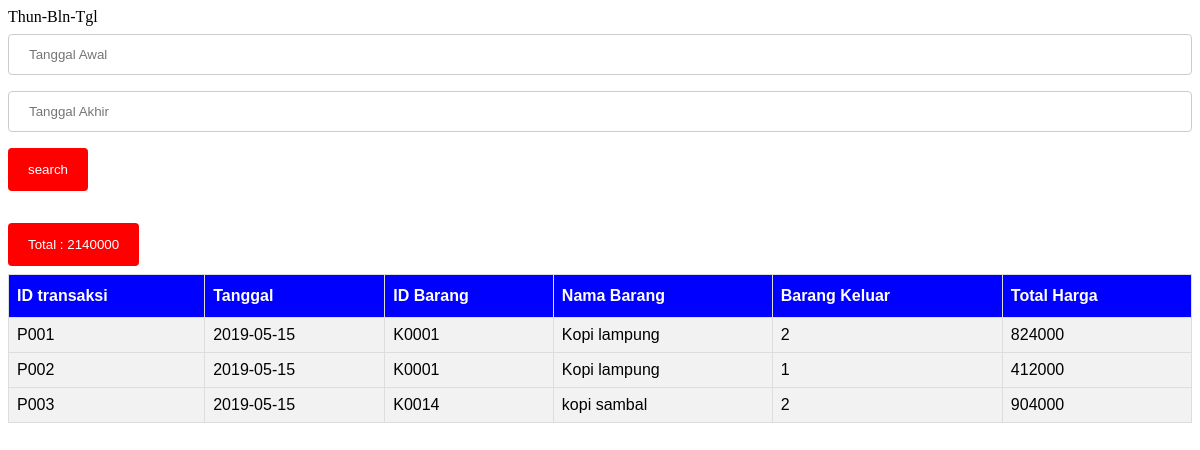
The page /halaman/laporanB.php on the database its author committed.
### tables this page shows
CREATE TABLE `tb_transaksi_jual` (
  `id_jual` char(20) NOT NULL,
  `tanggal` date NOT NULL,
  `id_barang` char(20) NOT NULL,
  `nama_barang` varchar(225) NOT NULL,
  `brg_keluar` int(225) NOT NULL
);

CREATE TABLE `barang` (
  `id_barang` char(20) NOT NULL,
  `nama` varchar(225) NOT NULL,
  `jenis` varchar(225) NOT NULL,
  `stok` int(225) NOT NULL,
  `harga` int(20) NOT NULL,
  `gambar` varchar(225) NOT NULL
);

### halaman/laporanB.php (the view, shortened to what this page needs)
<link rel="stylesheet" type="text/css" href="../css/styleTable.css">
<label>Thun-Bln-Tgl</label>
<form method="post">
 <input type="text" name="search1" placeholder="Tanggal Awal">
 <input type="text" name="search2" placeholder="Tanggal Akhir">
 <input type="submit" name="submit" value="search">
 </form>
 <?php
include "koneksi.php";
if (isset($_POST['submit'])) {
$tgl1 = $_POST['search1'];
 $tgl2 = $_POST['search2'];
$qu = mysqli_query($koneksi, "SELECT SUM(brg_keluar), SUM((harga + harga_jual)* brg_keluar) AS Total
FROM barang Y
JOIN tb_harga X ON Y.id_barang = X.id_barang
JOIN tb_transaksi_jual Z ON Y.id_barang = Z.id_barang
WHERE tanggal BETWEEN '$tgl1' AND '$tgl2'");
}else{
  $qu = mysqli_query($koneksi, "SELECT SUM(brg_keluar), SUM((harga + harga_jual) * brg_keluar) AS Total
FROM barang Y
JOIN tb_harga X ON Y.id_barang = X.id_barang
JOIN tb_transaksi_jual Z ON Y.id_barang = Z.id_barang");
}
while ($dat = mysqli_fetch_array($qu)) {
?>
<input type="submit" name="total" value="Total : <?php echo $dat['Total']; ?>" readonly>
<?php }
?>
<table id="customers">
 <tr>
  <th>ID transaksi</th>
  <th>Tanggal</th>
  <th>ID Barang</th>
  <th>Nama Barang</th>
  <th>Barang Keluar</th>
  <th>Total Harga</th>
 </tr>
<?php
 include 'koneksi.php';
 if (isset($_POST['submit'])) {
 $tgl1 = $_POST['search1'];
 $tgl2 = $_POST['search2'];
 $query = "SELECT Z.id_jual, tanggal, Y.id_barang, nama_barang, brg_keluar, (harga + harga_jual) * brg_keluar AS Total FROM barang Y
JOIN tb_harga X ON Y.id_barang = X.id_barang JOIN tb_transaksi_jual Z ON Y.id_barang = Z.id_barang WHERE tanggal BETWEEN '$tgl1' AND '$tgl2'";
}else{
  $query = "SELECT Z.id_jual, tanggal, Y.id_barang, nama_barang, brg_keluar, (harga + harga_jual) * brg_keluar AS Total FROM barang Y
JOIN tb_harga X ON Y.id_barang = X.id_barang JOIN tb_transaksi_jual Z ON Y.id_barang = Z.id_barang";
}
 $result = mysqli_query($koneksi, $query);
 while($data = mysqli_fetch_array($result)) {
  echo "<tr>
     <td>".$data['id_jual']."</td>
     <td>".$data['tanggal']."</td>
     <td>".$data['id_barang']."</td>
     <td>".$data['nama_barang']."</td>
     <td>".$data['brg_keluar']."</td>
     <td>".$data['Total']."</td>
  <tr>";
 }
?>
</table>

### css/styleTable.css (style rules this page uses)
#customers { font-family: "Trebuchet MS", Arial, Helvetica, sans-serif; border-collapse: collapse; width: 100%; }
#customers td, #customers th { border: 1px solid #ddd; padding: 8px; }
#customers tr:nth-child(even) { background-color: #f2f2f2; }
#customers th { padding-top: 12px; padding-bottom: 12px; text-align: left; background-color: #0000FF; color: white; }
input[type=text], select { width: 100%; padding: 12px 20px; margin: 8px 0; display: inline-block; border: 1px solid #ccc; border-radius: 4px; box-sizing: border-box; }
input[type=submit] { max-width: 100%; background-color: red; color: white; padding: 14px 20px; margin: 8px 0; border: none; border-radius: 4px; cursor: pointer; }

### halaman/laporanB.php (style rules this page uses)
input[type=text] { float: left; width: 150px; margin: 10px; }

### rows shown on the page
tb_transaksi_jual: id_jual "P001", tanggal "2019-05-15", id_barang.id_barang "K0001", nama_barang "Kopi lampung", brg_keluar "2", Total "824000"
tb_transaksi_jual: id_jual "P002", tanggal "2019-05-15", id_barang.id_barang "K0001", nama_barang "Kopi lampung", brg_keluar "1", Total "412000"
tb_transaksi_jual: id_jual "P003", tanggal "2019-05-15", id_barang.id_barang "K0014", nama_barang "kopi sambal", brg_keluar "2", Total "904000"
